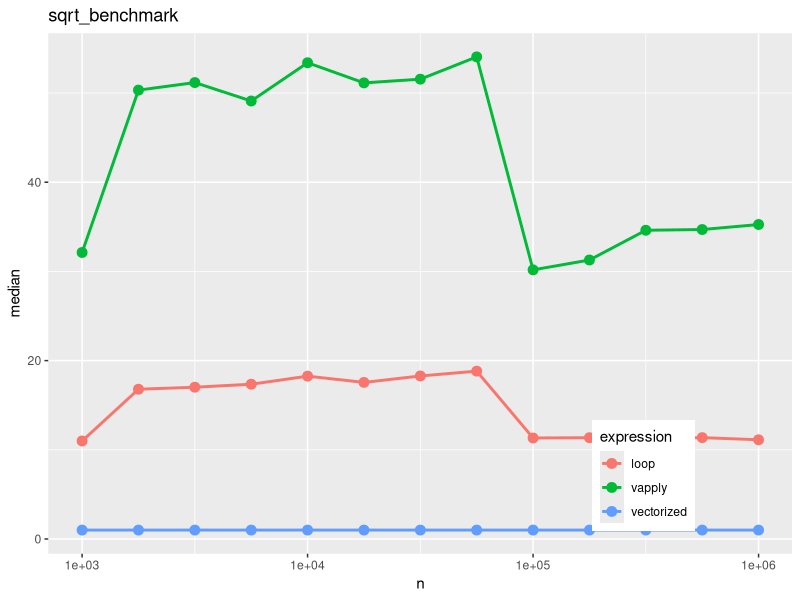
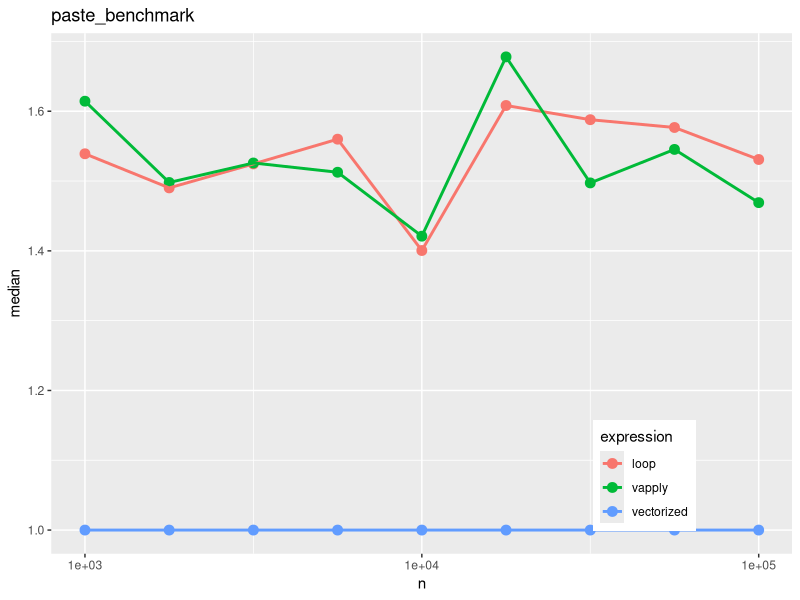

Reproduce these figures in R, in order.
library(tidyverse)
library(bench)

#=================================================================
# Square root (a simple function)
#=================================================================

# Calculate square root for each element in loop
sqrt_loop <- function(x) {
  out <- numeric(length(x))
  for (i in seq_along(x)) {
    out[i] <- sqrt(x[i])
  }
  out
}

# Example
sqrt_loop(1:4) # 1.000000 1.414214 1.732051 2.000000

# Compare its performance with two alternatives
sqrt_benchmark <- function(n) {
  x <- rexp(n)
  mark(
    vectorized = sqrt(x),
    loop = sqrt_loop(x),
    vapply = vapply(x, sqrt, FUN.VALUE = 0.0),
    relative = TRUE
  )
}

# Combine results of multiple benchmarks and plot results
multiple_benchmarks <- function(one_bench, N) {
  res <- vector("list", length(N))
  for (i in seq_along(N)) {
    res[[i]] <- one_bench(N[i]) %>% 
      mutate(n = N[i], expression = names(expression))
  }
  
  ggplot(bind_rows(res), aes(n, median, color = expression)) +
    geom_point(size = 3) +
    geom_line(size = 1) +
    scale_x_log10() +
    ggtitle(deparse1(substitute(one_bench))) +
    theme(legend.position = c(0.8, 0.15))
}

# Apply simulation
multiple_benchmarks(sqrt_benchmark, N = 10^seq(3, 6, 0.25))


#=================================================================
# Paste text with some digits of float ("complicated" calculation)
#=================================================================

pretty_paste <- function(x) {
  paste("Number", prettyNum(x, digits = 5))
}

# Example
pretty_paste(pi) # "Number 3.1416"

# Again, call pretty_paste() for each element in a loop
paste_loop <- function(x) {
  out <- character(length(x))
  for (i in seq_along(x)) {
    out[i] <- pretty_paste(x[i])
  }
  out
}

# Compare its performance with two alternatives
paste_benchmark <- function(n) {
  x <- rexp(n)
  mark(
    vectorized = pretty_paste(x),
    loop = paste_loop(x),
    vapply = vapply(x, pretty_paste, FUN.VALUE = ""),
    relative = TRUE
  )
}

multiple_benchmarks(paste_benchmark, N = 10^seq(3, 5, 0.25))


"Loops in R are very slow."
# Intel(R) Core(TM) i7-8650U CPU @ 1.90GHz
# Windows 11 Pro
